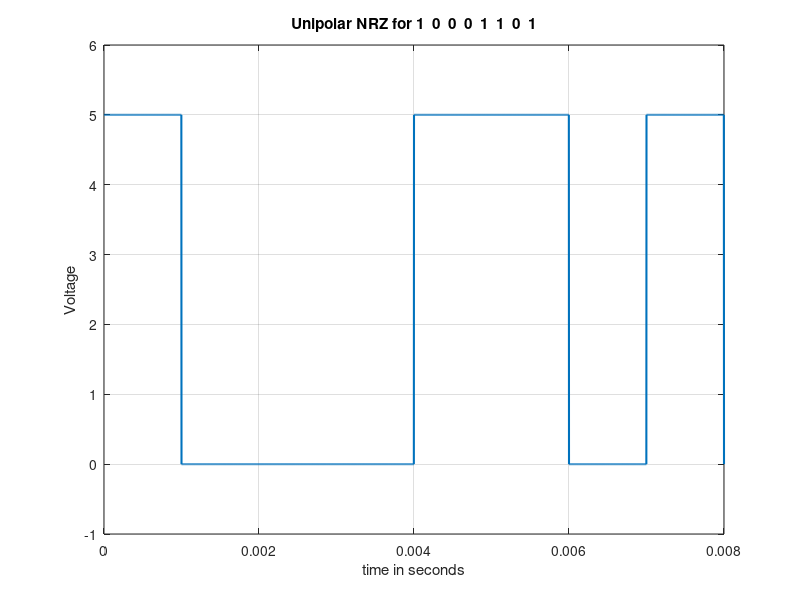

Here is the MATLAB script that generated this plot:
clc
clear all
close all
bit_stream = [1 0 0 0 1 1 0 1];
no_bits = length(bit_stream);
bit_rate = 1000; % 1 kbps
pulse_per_bit = 1; % for unipolar nrz
pulse_duration = 1/((pulse_per_bit)*(bit_rate));
no_pulses = no_bits*pulse_per_bit;
samples_per_pulse = 500;
fs = (samples_per_pulse)/(pulse_duration); %sampling frequency
% including pulse duration in sampling frequency
% ensures having enough samples in each pulse 
t = 0:1/fs:(no_pulses)*(pulse_duration); % sampling interval
% total duration = (no_pulse)*(pulse_duration)
no_samples = length(t); % total number of samples
dig_sig = zeros(1,no_samples);
max_voltage = 5;
min_voltage = 0;
for i = 1:no_bits
    if bit_stream(i) == 1
        dig_sig(((i-1)*(samples_per_pulse)+1):i*(samples_per_pulse)) = max_voltage*ones(1,samples_per_pulse);
    else
        dig_sig(((i-1)*(samples_per_pulse)+1):i*(samples_per_pulse)) = min_voltage*ones(1,samples_per_pulse);
    end
end
plot(t,dig_sig,'linewidth',1.5)
grid on
xlabel('time in seconds')
ylabel('Voltage')
ylim([(min_voltage - (max_voltage)*0.2) (max_voltage+max_voltage*0.2)])
title(['Unipolar NRZ for ',num2str(bit_stream),''])